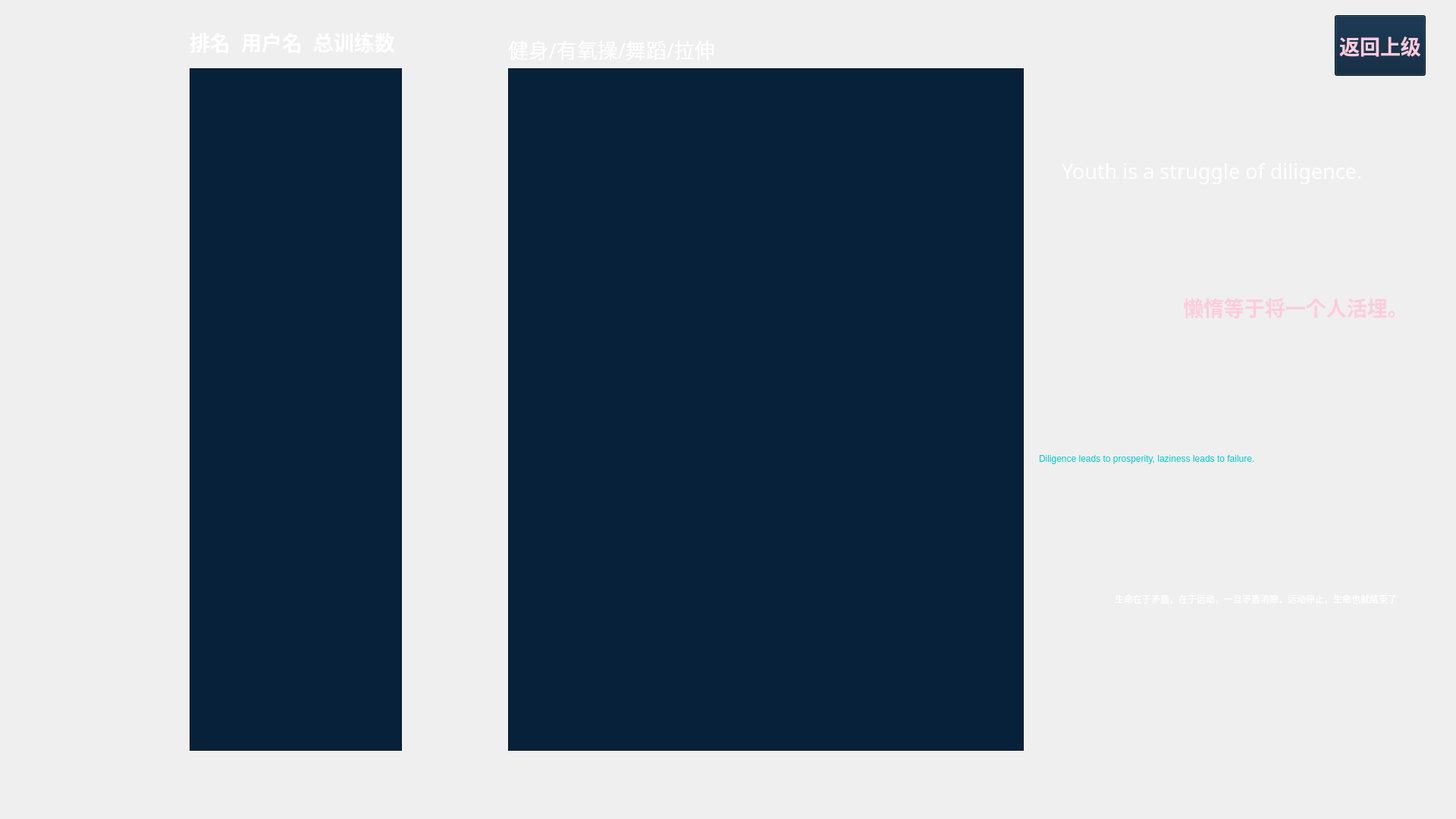
<?xml version="1.0" encoding="UTF-8"?>
<ui version="4.0">
 <class>RankListP</class>
 <widget class="QWidget" name="RankListP">
  <property name="geometry">
   <rect>
    <x>0</x>
    <y>0</y>
    <width>1920</width>
    <height>1080</height>
   </rect>
  </property>
  <property name="windowTitle">
   <string>Form</string>
  </property>
  <widget class="QLabel" name="imageL">
   <property name="geometry">
    <rect>
     <x>0</x>
     <y>0</y>
     <width>1920</width>
     <height>1080</height>
    </rect>
   </property>
   <property name="text">
    <string/>
   </property>
   <property name="pixmap">
    <pixmap>image/patten6.png</pixmap>
   </property>
  </widget>
  <widget class="QPushButton" name="pushButton">
   <property name="geometry">
    <rect>
     <x>1760</x>
     <y>20</y>
     <width>120</width>
     <height>80</height>
    </rect>
   </property>
   <property name="font">
    <font>
     <family>Adobe Arabic</family>
     <pointsize>20</pointsize>
     <weight>75</weight>
     <bold>true</bold>
    </font>
   </property>
   <property name="styleSheet">
    <string notr="true">color: rgb(252, 204, 220);
background-color: rgb(7, 33, 58);</string>
   </property>
   <property name="text">
    <string>返回上级</string>
   </property>
  </widget>
  <widget class="QListWidget" name="listWidget_1">
   <property name="geometry">
    <rect>
     <x>250</x>
     <y>90</y>
     <width>280</width>
     <height>900</height>
    </rect>
   </property>
   <property name="font">
    <font>
     <family>Adobe Arabic</family>
     <pointsize>20</pointsize>
     <weight>50</weight>
     <italic>false</italic>
     <bold>false</bold>
    </font>
   </property>
   <property name="styleSheet">
    <string notr="true">font: 20pt &quot;Adobe Arabic&quot;;
background-color: rgb(7, 33, 58);
color: rgb(255, 255, 255);
</string>
   </property>
   <property name="horizontalScrollBarPolicy">
    <enum>Qt::ScrollBarAlwaysOff</enum>
   </property>
   <property name="autoScroll">
    <bool>true</bool>
   </property>
  </widget>
  <widget class="QListWidget" name="listWidget_2">
   <property name="geometry">
    <rect>
     <x>670</x>
     <y>90</y>
     <width>680</width>
     <height>900</height>
    </rect>
   </property>
   <property name="font">
    <font>
     <family>Adobe Arabic</family>
     <pointsize>20</pointsize>
     <weight>50</weight>
     <italic>false</italic>
     <bold>false</bold>
    </font>
   </property>
   <property name="styleSheet">
    <string notr="true">font: 20pt &quot;Adobe Arabic&quot;;
background-color: rgb(7, 33, 58);
color: rgb(255, 255, 255);
</string>
   </property>
   <property name="horizontalScrollBarPolicy">
    <enum>Qt::ScrollBarAlwaysOff</enum>
   </property>
  </widget>
  <widget class="QLabel" name="label">
   <property name="geometry">
    <rect>
     <x>250</x>
     <y>30</y>
     <width>280</width>
     <height>50</height>
    </rect>
   </property>
   <property name="font">
    <font>
     <family>Adobe Arabic</family>
     <pointsize>20</pointsize>
     <weight>75</weight>
     <bold>true</bold>
    </font>
   </property>
   <property name="styleSheet">
    <string notr="true">color: rgb(255, 255, 255);</string>
   </property>
   <property name="text">
    <string>排名  用户名  总训练数</string>
   </property>
  </widget>
  <widget class="QLabel" name="label_7">
   <property name="geometry">
    <rect>
     <x>670</x>
     <y>40</y>
     <width>300</width>
     <height>50</height>
    </rect>
   </property>
   <property name="font">
    <font>
     <family>Adobe Arabic</family>
     <pointsize>20</pointsize>
    </font>
   </property>
   <property name="styleSheet">
    <string notr="true">color: rgb(255, 255, 255);</string>
   </property>
   <property name="text">
    <string>健身/有氧操/舞蹈/拉伸</string>
   </property>
  </widget>
  <widget class="QLabel" name="label_2">
   <property name="geometry">
    <rect>
     <x>1560</x>
     <y>380</y>
     <width>300</width>
     <height>50</height>
    </rect>
   </property>
   <property name="font">
    <font>
     <family>Adobe Arabic</family>
     <pointsize>20</pointsize>
     <weight>75</weight>
     <bold>true</bold>
    </font>
   </property>
   <property name="styleSheet">
    <string notr="true">color: rgb(252, 204, 220);
</string>
   </property>
   <property name="text">
    <string>懒惰等于将一个人活埋。</string>
   </property>
  </widget>
  <widget class="QLabel" name="label_3">
   <property name="geometry">
    <rect>
     <x>1400</x>
     <y>200</y>
     <width>411</width>
     <height>50</height>
    </rect>
   </property>
   <property name="font">
    <font>
     <family>Adobe Heiti Std</family>
     <pointsize>20</pointsize>
     <weight>50</weight>
     <italic>false</italic>
     <bold>false</bold>
    </font>
   </property>
   <property name="styleSheet">
    <string notr="true">
font: 20pt &quot;Adobe Heiti Std&quot;;

color: rgb(255, 255, 255);</string>
   </property>
   <property name="text">
    <string>Youth is a struggle of diligence.</string>
   </property>
  </widget>
  <widget class="QLabel" name="label_5">
   <property name="geometry">
    <rect>
     <x>1370</x>
     <y>580</y>
     <width>500</width>
     <height>50</height>
    </rect>
   </property>
   <property name="styleSheet">
    <string notr="true">font: 75 22pt &quot;Adobe Arabic&quot;;
color: rgb(0, 201, 205);</string>
   </property>
   <property name="text">
    <string>Diligence leads to prosperity, laziness leads to failure.</string>
   </property>
  </widget>
  <widget class="QLabel" name="label_4">
   <property name="geometry">
    <rect>
     <x>1470</x>
     <y>740</y>
     <width>451</width>
     <height>100</height>
    </rect>
   </property>
   <property name="styleSheet">
    <string notr="true">font: 20pt &quot;Adobe Arabic&quot;;
color: rgb(255, 255, 255);
</string>
   </property>
   <property name="text">
    <string>生命在于矛盾，在于运动，一旦矛盾消除，运动停止，生命也就结束了</string>
   </property>
   <property name="wordWrap">
    <bool>true</bool>
   </property>
  </widget>
 </widget>
 <resources/>
 <connections/>
</ui>
